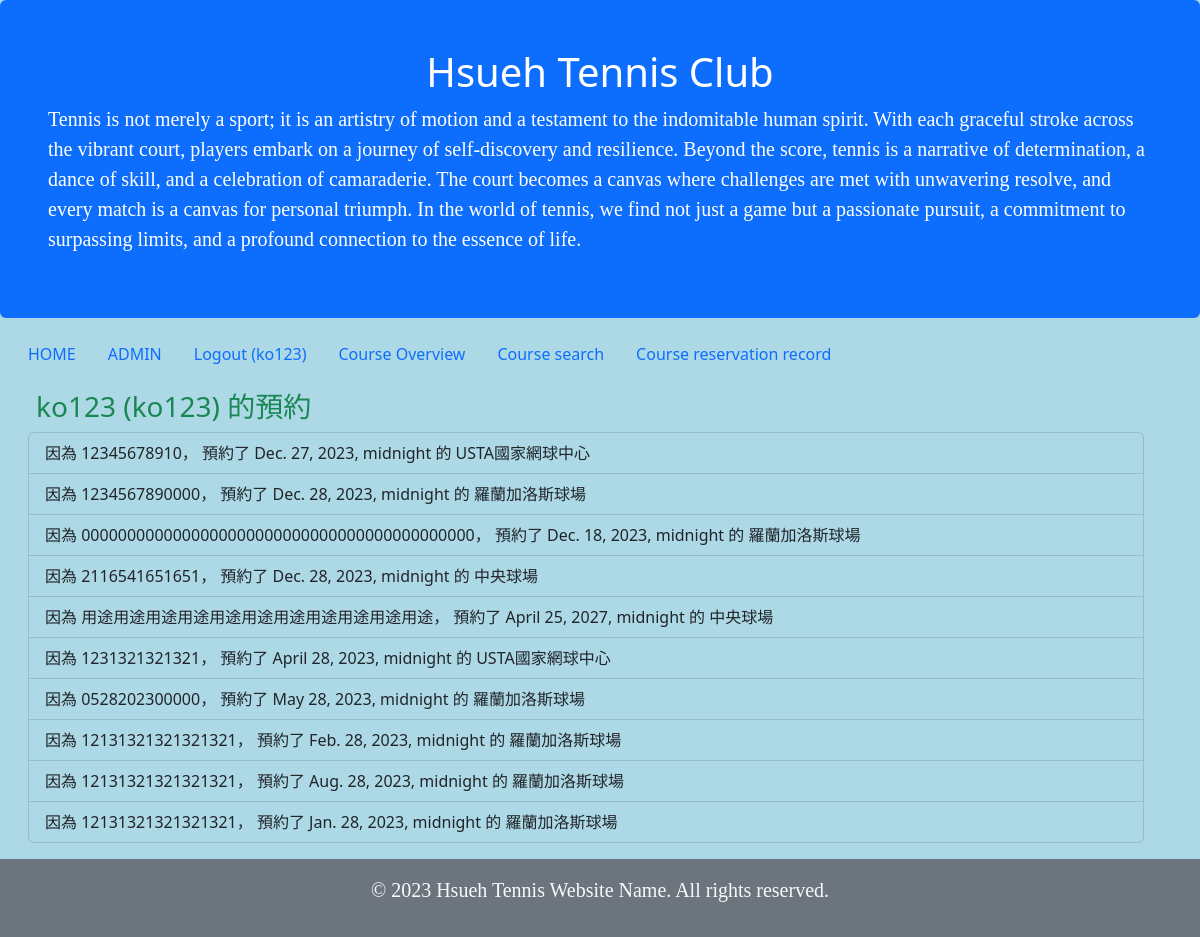
/courts/bookings/ (signed in), run on the app's committed database.
### members/models.py (models this page shows)
class Member(models.Model):
    user = models.OneToOneField(User, on_delete=models.CASCADE, default= None, blank=True, null=True)
    firstname = models.CharField(max_length=255)
    lastname = models.CharField(max_length=255)
    phone = models.IntegerField(null=True)
    joined_date = models.DateField(null=True)
    age = models.IntegerField(default=20)
    def __str__(self):
      return f"{self.firstname} {self.lastname}"

### courts/models.py (models this page shows)
class Booking(models.Model):
    court = models.ForeignKey(Court, models.CASCADE)
    ''' models.CASCADE (層級刪除) 表示當某個 Court 被刪除時，
        與之相關的 Booking 也會跟著刪除
    '''
    user = models.ForeignKey(User, models.CASCADE)
    date = models.DateTimeField(default=timezone.now)
    reason = models.CharField(max_length=200, blank=True)
    def __str__(self):
        return f"{self.user}, {self.court}, {self.date}"
    class Meta:
        unique_together = ('court', 'date')
        ''' 場館及日期的聯合必須是唯一的 '''

class Court(models.Model):
    COURT_TYPE = [     # 使用 list 來做列舉
        ("G", "草地"),  # 第一個 "G" 表示真實儲存的資料，第二個表示呈現的字
        ("H", "硬地"),
        ("N", "泥地"),
        ("D", "地毯"),
    ]
    courtname = models.CharField(max_length=100)
    courttype = models.CharField(max_length=1, choices=COURT_TYPE)
    ''' 列舉型態用 choices = 來設定 '''
    city = models.CharField(max_length=100)
    photo = models.ImageField(upload_to='court_photos/', null=True, blank=True)
    def __str__(self):
        return f"{self.city} {self.courtname}"

### courts/views.py (the view)
# urls.py: path('bookings/', views.my_bookings, name='my_bookings'),
@login_required
def my_bookings(request):
    bookings = Booking.objects.filter(user=request.user)
    print (f'All bookings by {request.user}:')
    for b in bookings:
        print (b)
    member = getMember(request)
    print('member.firstname', member.firstname)
    context = {'member': member,
               'bookings': bookings}
    return render(request, 'my_bookings.html', context)

### courts/views.py (called while the page is built)
def getMember(request):
    print ("--------------------------------")
    print (request.user)
    print (Member.objects.select_related('user').all())
    try:
        member = Member.objects.get(user=request.user)
        print (member)
        return member
    except:
        print (f"The user {request.user} is not a member")
        return render(request, 'booking_error.html', None)

### courts/templates/my_bookings.html (shortened to what this page needs)
{% extends "master.html" %}
{% block content %}
<div class="container m-3">
    <h3 class="text-success m-2">{{ mymember.lastname}}{{ member.firstname }} ({{ member.user }}) 的預約</h3>
    <ul class="list-group">
        {% for booking in bookings %}
            <li class="list-group-item bg-transparent">因為 {{booking.reason }}， 預約了 {{ booking.date }} 的 {{ booking.court.courtname }} </li>
        {% endfor %}
    </ul>
</div>
{% endblock %}

### members/templates/master.html (shortened to what this page needs)
<!DOCTYPE html>
<html>
<head>
  <link href="https://cdn.jsdelivr.net/npm/bootstrap@5.2.3/dist/css/bootstrap.min.css" rel="stylesheet">
</head>
{% load static %}
<link rel="stylesheet" href="{% static '/css/club.css' %}">
<link rel="stylesheet" href="{% static '/css/loading.css' %}">
<body>
  <div id="Hsueh Tennis Club" class="p-5 bg-primary text-white rounded">
    <h1>Hsueh Tennis Club</h1>
    <p>Tennis is not merely a sport; it is an artistry of motion and a testament to the indomitable human spirit. With each graceful stroke across the vibrant court, players embark on a journey of self-discovery and resilience. Beyond the score, tennis is a narrative of determination, a dance of skill, and a celebration of camaraderie. The court becomes a canvas where challenges are met with unwavering resolve, and every match is a canvas for personal triumph. In the world of tennis, we find not just a game but a passionate pursuit, a commitment to surpassing limits, and a profound connection to the essence of life.</p>
  </div>
  <div class="container-fluid mt-3">
    <ul class="nav">
      <li class="nav-item">
        <a id="HOME" class="nav-link" href="/">HOME</a>
      </li>
      <li class="nav-item">
        <a id="ADMIN" class="nav-link" href="/admin">ADMIN</a>
      </li>
      {% if user.is_authenticated %}
        <li class="nav-item">
            <a id="Logout"  class="nav-link" href="{% url 'logout' %}">Logout ({{ user }}) </a>
        </li>
      {% else %}
        <li class="nav-item">
            <a id="Login"  class="nav-link" href="{% url 'login' %}">Login</a>
        </li>
      {% endif %}
     <li class="nav-item">
        <a id="Course Overview" class="nav-link" href="/Course_reservation/">Course Overview</a>
      </li>
     <li class="nav-item">
        <a id="Course search" class="nav-link" href="/Course_reservation/Course_search/">Course search</a>
      </li>
        <li class="nav-item">
                   <a id="Course reservation record" class="nav-link" href="/Course_reservation/Coursereservation/Course_reservation_result/">Course reservation record</a>
        </li>
    </ul>
  </div>
{% block content %}
{% endblock %}
<footer class="bg-secondary text-light text-center py-3 mt-1">
  <div class="container">
      <p>&copy; 2023 Hsueh Tennis Website Name. All rights reserved.</p>
  </div>
</footer>
</body>
</html>

### static/css/club.css (style rules this page uses)
body { background-color: lightblue; }
h1 { color: white; text-align: center; }
p { font-family: verdana; font-size: 20px; }

### data on the page
Member: firstname "ko123", user "ko123"
Booking: reason "12345678910", date "Dec. 27, 2023, midnight", court.courtname "USTA國家網球中心"
Booking: reason "1234567890000", date "Dec. 28, 2023, midnight", court.courtname "羅蘭加洛斯球場"
Booking: reason "0000000000000000000000000000000000000000000", date "Dec. 18, 2023, midnight", court.courtname "羅蘭加洛斯球場"
Booking: reason "2116541651651", date "Dec. 28, 2023, midnight", court.courtname "中央球場"
Booking: reason "用途用途用途用途用途用途用途用途用途用途用途", date "April 25, 2027, midnight", court.courtname "中央球場"
Booking: reason "1231321321321", date "April 28, 2023, midnight", court.courtname "USTA國家網球中心"
Booking: reason "0528202300000", date "May 28, 2023, midnight", court.courtname "羅蘭加洛斯球場"
Booking: reason "12131321321321321", date "Feb. 28, 2023, midnight", court.courtname "羅蘭加洛斯球場"
Booking: reason "12131321321321321", date "Aug. 28, 2023, midnight", court.courtname "羅蘭加洛斯球場"
Booking: reason "12131321321321321", date "Jan. 28, 2023, midnight", court.courtname "羅蘭加洛斯球場"

### other printed values
{{ user }} "ko123"
